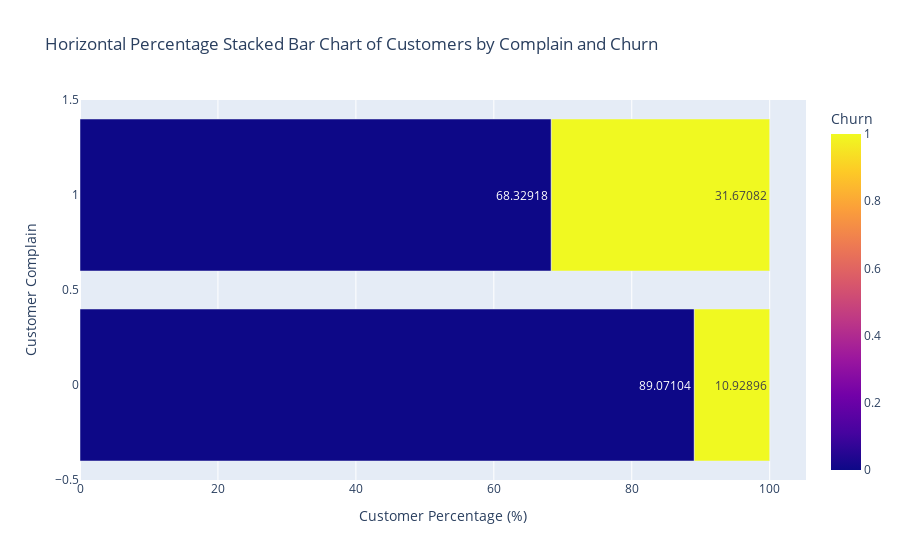

The cell this chart's notebook holds for it:
### Markdown cell above
### Observation & Insight:
Customer dengan Tenure rendah (kurang dari 2 bulan) memiliki potensi churn jauh lebih tinggi daripada tenure menengah keatas. Terlihat dalam grafik tenure 0-1 bulan memiliki persentase churn yang paling tinggi sebesar 53,5%.Tenure 1-2 bulan memiliki persentase churn yang tinggi juga sebesar 50,6%. Sedangkan Tenure yang lebih dari 2 bulan memiliki sampai 21 bulan memiliki median sekitar 13,9%. Dari grafik juga terlihat customer yang memiliki tenure lebih dari sama dengan 22 bulan tidak ada customer yang Churn

Berikut beberapa rekomendasi bisnis yang dapat membantu Anda memfokuskan upaya untuk menjaga pelanggan yang baru bergabung:

1. Program Onboarding yang Efektif: Buatlah program onboarding yang efektif untuk pelanggan yang baru bergabung, dengan panduan langkah demi langkah yang memudahkan mereka dalam menggunakan aplikasi dan berbelanja. Sediakan bantuan dan dukungan pelanggan yang mudah diakses selama periode onboarding.

2. Penawaran Spesial untuk Tenure Rendah: Berikan penawaran spesial, diskon, atau hadiah kepada pelanggan dengan tenure rendah untuk mendorong mereka berbelanja lebih banyak. Buatlah paket promosi khusus untuk produk-produk yang biasanya dibeli oleh pelanggan baru.

3. Customer Engagement: Fokus pada customer engagement dengan mengirimkan email, notifikasi, atau pesan langsung yang memberikan informasi tentang produk, penawaran khusus, atau rekomendasi berdasarkan perilaku mereka.

4. Program Loyalty: Implementasikan program loyalty yang memberikan insentif kepada pelanggan yang tetap berbelanja dengan Anda. Berikan poin atau diskon tambahan setelah pelanggan mencapai tenure tertentu. Berikan insentif kepada pelanggan yang mereferensikan teman atau keluarga untuk bergabung dengan aplikasi Anda.

### Code cell
df2 = df.copy()
df2['Complain'].map({0: 'No', 1: 'Yes'})

# Group the data by 'Complain', 'Churn', and count the number of occurrences
grouped_data = df2.groupby(['Complain', 'Churn']).size().reset_index(name='Count')

# Calculate the percentage of customers in each stack
grouped_data['Percentage'] = grouped_data['Count'] / grouped_data.groupby('Complain')['Count'].transform('sum') * 100

# Plot the horizontal percentage stacked bar chart
fig = px.bar(grouped_data, x='Percentage', y='Complain', orientation='h', color='Churn',
             title='Horizontal Percentage Stacked Bar Chart of Customers by Complain and Churn',
             color_discrete_sequence=['#3A506B', '#BA1F33'],
             labels={'Complain': 'Customer Complain', 'Percentage': 'Customer Percentage'})

# Customize the plot
fig.update_layout(barmode='stack')
fig.update_traces(texttemplate='%{value}', textposition='inside')
fig.update_xaxes(title_text='Customer Percentage (%)')
fig.update_yaxes(title_text='Customer Complain')

fig.show()

### Figure 1 — Plotly figure (JSON) as saved in the notebook; plotly's stock layout.template omitted (floating-point values rounded to 4 significant figures)
{"data": [{"alignmentgroup": "True", "hovertemplate": "Customer Percentage=%{x}<br>Customer Complain=%{y}<br>Churn=%{marker.color}<extra></extra>", "legendgroup": "", "marker": {"color": [0, 1, 0, 1], "coloraxis": "coloraxis", "pattern": {"shape": ""}}, "name": "", "offsetgroup": "", "orientation": "h", "showlegend": false, "textposition": "inside", "texttemplate": "%{value}", "type": "bar", "x": [89.07, 10.93, 68.33, 31.67], "xaxis": "x", "y": [0, 0, 1, 1], "yaxis": "y"}], "layout": {"autosize": true, "barmode": "stack", "coloraxis": {"colorbar": {"title": {"text": "Churn"}}, "colorscale": [[0, "#0d0887"], [0.1111, "#46039f"], [0.2222, "#7201a8"], [0.3333, "#9c179e"], [0.4444, "#bd3786"], [0.5556, "#d8576b"], [0.6667, "#ed7953"], [0.7778, "#fb9f3a"], [0.8889, "#fdca26"], [1, "#f0f921"]]}, "legend": {"tracegroupgap": 0}, "title": {"text": "Horizontal Percentage Stacked Bar Chart of Customers by Complain and Churn"}, "xaxis": {"anchor": "y", "autorange": true, "domain": [0, 1], "range": [0, 105.3], "title": {"text": "Customer Percentage (%)"}, "type": "linear"}, "yaxis": {"anchor": "x", "autorange": true, "domain": [0, 1], "range": [-0.5, 1.5], "title": {"text": "Customer Complain"}, "type": "linear"}}}
